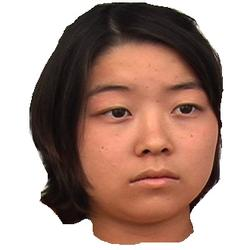
#> input picture machine-learing-lab4/asian/AF0301_1100_NE.jpg, 250 x 250 px; its folder holds only this picture in this run
$ python PCA.py
#> lines starting #> are read from the running program, lines starting #| are printed output that depends on the picture
import numpy as np
from glob import glob
from PIL import Image
import matplotlib.pyplot as plt
from mpl_toolkits.mplot3d import Axes3D
import math


# 读取目录下所有的jpg图片
def load_image(image_path):
#> called with image_path = 'asian'
    file_names = glob(image_path + "/*jpg")
    sample = []
    for file_name in file_names:
        pic = Image.open(file_name)
#> pic is the input picture: PIL image 250x250 RGB; mean R, G, B 175.2, 148.2, 138.1
        pic = pic.convert('L')
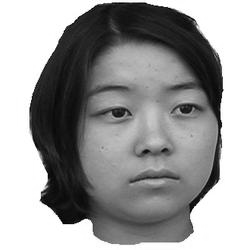
#> pic: PIL image 250x250 L; min 0, max 255, mean 155.1

        # pic.save(r"C:\Ccode\HIT-ML-Lab\machine-learing-lab4\testt.jpg")
        # exit(0)
        pic = np.asarray(pic)
        sample.append(pic)
    return np.array(sample)


def generate_random_data(means, covs, size=10):
    assert (len(means) == len(covs))
    ret_data = []
    for ind in range(len(means)):
        new_data = np.random.multivariate_normal(mean=means[ind], cov=covs[ind], size=size)
        ret_data.append(new_data)
    ret_data = np.concatenate(ret_data, axis=0)
    return ret_data


def pca_by_eig(data_mat, top_n_feat=2):
    mean = np.mean(data_mat)
    data_mat_removed = data_mat - mean
    cov = np.cov(data_mat_removed, rowvar=False)
    eig_values, eig_vectors = np.linalg.eig(np.mat(cov))
    eig_val_ind = np.argsort(eig_values)
    eig_val_ind = eig_val_ind[:-(top_n_feat + 1):-1]
    red_eig_vectors = eig_vectors[:, eig_val_ind]
    low_data_mat = np.array(np.matmul(data_mat_removed, red_eig_vectors))
    ret_mat = np.array(np.matmul(low_data_mat, red_eig_vectors.T) + mean)
    return low_data_mat, ret_mat


def pca_by_svd(data_mat, top_n_feat=20):
    mean = np.mean(data_mat)
    data_mat_removed = data_mat - mean
    u_mat, sigma_values, v_mat = np.linalg.svd(data_mat_removed)
    sigma_ind = np.argsort(sigma_values)
    sigma_ind = sigma_ind[:-(top_n_feat + 1):-1]
    sigma_mat = np.diag(sigma_values)
    new_sigma_mat = sigma_mat[sigma_ind, :]
    new_sigma_mat = new_sigma_mat[:, sigma_ind]
    new_u_mat = u_mat[:, sigma_ind]
    new_v_mat = v_mat[sigma_ind, :]
    low_data_mat = np.array(np.matmul(new_u_mat, new_sigma_mat))
    ret_mat = np.array(np.matmul(low_data_mat, new_v_mat) + mean)
    return low_data_mat, ret_mat


def cal_psnr(img1, img2):
    pixel_max = 255.
    mse = np.mean((img1 / pixel_max - img2 / pixel_max) ** 2)
    if mse < 1.0e-10:
        return 100
    pixel_max = pixel_max / pixel_max
    return 20 * np.log10(pixel_max / math.sqrt(mse))


def create_rotation_matrix(theta_max=30., dimension=2):
    # print(np.random.random()*theta_max)
    random_theta = np.radians(np.random.random() * theta_max)
    cos_val, sin_val = np.cos(random_theta), np.sin(random_theta)
    ret_matrix = None
    if dimension == 2:
        ret_matrix = np.array(((cos_val, -sin_val), (sin_val, cos_val)))
    if dimension == 3:
        ret_matrix = np.array(((1, 0, 0), (0, cos_val, -sin_val), (0, sin_val, cos_val)))
    return ret_matrix


if __name__ == '__main__':
    face_data = load_image(r"asian")
    for face in face_data:
        plt.imshow(face)
        plt.show()
        low_face, new_face = pca_by_svd(data_mat=face, top_n_feat=20)
        print(cal_psnr(face, new_face))
        plt.imshow(new_face)
        plt.show()
        exit()
#> (the program exits here)

$ run again, on machine-learing-lab4/asian/AF0304_1101_NE.jpg
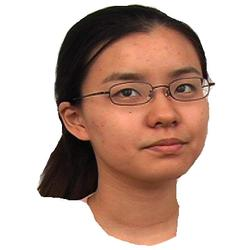
#> input picture machine-learing-lab4/asian/AF0304_1101_NE.jpg, 250 x 250 px
#> in load_image, pic is the input picture: PIL image 250x250 RGB; mean R, G, B 198, 174, 163.9
#> pic: PIL image 250x250 L

$ run again, on machine-learing-lab4/asian/AF0304_1101_SA.jpg
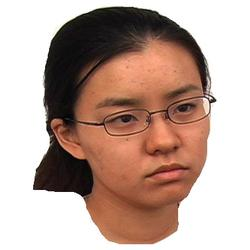
#> input picture machine-learing-lab4/asian/AF0304_1101_SA.jpg, 250 x 250 px
#> in load_image, pic is the input picture: PIL image 250x250 RGB; mean R, G, B 189.5, 165, 154.8
#> pic: PIL image 250x250 L

$ run again, on machine-learing-lab4/asian/AF0306_1100_45R.jpg
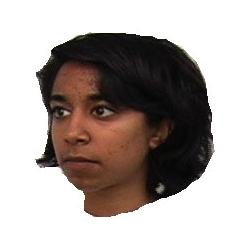
#> input picture machine-learing-lab4/asian/AF0306_1100_45R.jpg, 250 x 250 px
#> in load_image, pic is the input picture: PIL image 250x250 RGB; mean R, G, B 176.6, 168.1, 164.7
#> pic: PIL image 250x250 L
